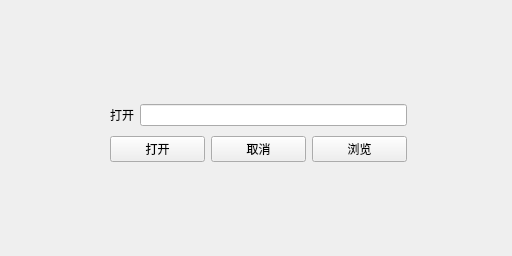
<?xml version="1.0" encoding="UTF-8"?>
<ui version="4.0">
 <class>Widget</class>
 <widget class="QWidget" name="Widget">
  <property name="geometry">
   <rect>
    <x>0</x>
    <y>0</y>
    <width>512</width>
    <height>256</height>
   </rect>
  </property>
  <property name="minimumSize">
   <size>
    <width>512</width>
    <height>256</height>
   </size>
  </property>
  <property name="maximumSize">
   <size>
    <width>512</width>
    <height>256</height>
   </size>
  </property>
  <property name="windowTitle">
   <string>Widget</string>
  </property>
  <widget class="QWidget" name="">
   <property name="geometry">
    <rect>
     <x>110</x>
     <y>100</y>
     <width>297</width>
     <height>66</height>
    </rect>
   </property>
   <layout class="QVBoxLayout" name="verticalLayout">
    <item>
     <layout class="QHBoxLayout" name="horizontalLayout_2">
      <item>
       <widget class="QLabel" name="openLabel">
        <property name="text">
         <string>打开</string>
        </property>
       </widget>
      </item>
      <item>
       <widget class="QLineEdit" name="cmdLineEdit"/>
      </item>
     </layout>
    </item>
    <item>
     <layout class="QHBoxLayout" name="horizontalLayout">
      <item>
       <widget class="QPushButton" name="openButton">
        <property name="text">
         <string>打开</string>
        </property>
       </widget>
      </item>
      <item>
       <widget class="QPushButton" name="cancelButton">
        <property name="text">
         <string>取消</string>
        </property>
       </widget>
      </item>
      <item>
       <widget class="QPushButton" name="browseButton">
        <property name="text">
         <string>浏览</string>
        </property>
       </widget>
      </item>
     </layout>
    </item>
   </layout>
  </widget>
 </widget>
 <resources/>
 <connections/>
</ui>
